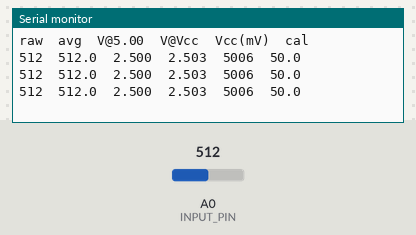
The sketch below on a simulated Arduino Uno, built with avr-gcc and run on an emulated ATmega328P. Parts: the last lines printed to the serial monitor. The test bench sets the inputs (shaded band); at power-on: A0 (INPUT_PIN) = 512.

Above: at 1.2 s.
1.3 s: A0 (INPUT_PIN) set to 716
At 1.9 s:
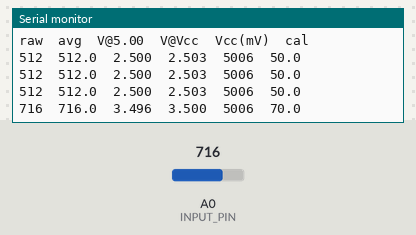
2.8 s: A0 (INPUT_PIN) set to 900
At 3.5 s:
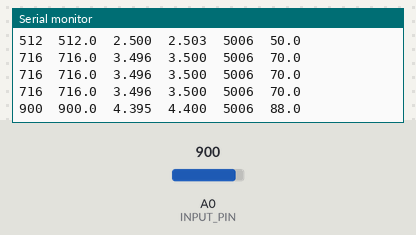
Timing chart, 0 to 5.8 s (numbered marks = the images above; inputs shaded):
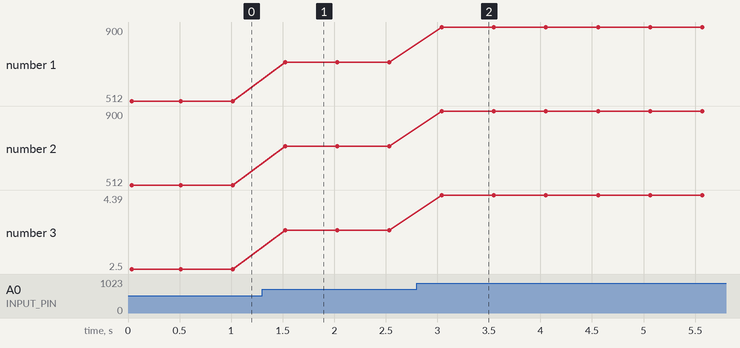

The sketch:

02-adc.ino
```cpp
/*
 * Concepts 2 - ADC: from raw counts to calibrated values
 * ------------------------------------------------------
 * Reads a potentiometer on A0 and prints, twice per second:
 *
 *   raw      one analogRead(), 0..1023
 *   avg      the mean of 16 readings (less noise)
 *   V@5.00   volts, assuming the reference is exactly 5.00 V
 *   V@Vcc    volts, using the supply voltage actually measured (see below)
 *   cal      the average converted to engineering units with a 2-point calibration
 *
 * The Uno's ADC measures relative to its reference, by default the 5 V supply.
 * USB supplies are often 4.7-5.2 V, so "5.00 V" is a guess. On ATmega328P boards
 * this sketch measures the supply by reading the chip's internal ~1.1 V bandgap
 * reference against it. Then the unknown is the bandgap, which is fixed for a
 * given chip, instead of the USB supply, which varies.
 *
 * Wiring: potentiometer outer legs to 5V and GND, wiper (middle) to A0.
 */

const int INPUT_PIN = A0;
const int SAMPLES = 16;                 // readings per average

// Internal bandgap reference in millivolts. Nominally 1100, but it varies by
// about +/-10% between chips. Calibrate once per board (see README), then
// the Vcc measurement is accurate to a few millivolts.
const long BANDGAP_MV = 1100;

// Two-point calibration: two raw readings and the real values they correspond to.
// Replace with your own measurements (see README). Here they make "cal" read in
// percent of the knob's travel: raw 0 = 0 %, raw 1023 = 100 %.
const float RAW_LO = 0.0,    REAL_LO = 0.0;
const float RAW_HI = 1023.0, REAL_HI = 100.0;

// Mean of SAMPLES readings, as a float so the fraction isn't lost.
float readAverage(int pin) {
  long sum = 0;
  for (int i = 0; i < SAMPLES; i++) {
    sum += analogRead(pin);
  }
  return (float)sum / SAMPLES;
}

// Supply voltage in millivolts, measured against the internal bandgap.
long readVccMillivolts() {
#if defined(__AVR_ATmega328P__)
  // Reference = AVcc, input = the 1.1 V bandgap (MUX3..1 = 1110)
  ADMUX = _BV(REFS0) | _BV(MUX3) | _BV(MUX2) | _BV(MUX1);
  delay(2);                             // let the reference settle after switching
  ADCSRA |= _BV(ADSC);                  // start a conversion
  while (bit_is_set(ADCSRA, ADSC)) {}   // wait for it to finish
  long counts = ADC;                    // bandgap as a fraction of Vcc
  // counts = 1.1 V * 1024 / Vcc, so Vcc = 1.1 V * 1024 / counts.
  // analogRead() rewrites ADMUX on its next call, so nothing needs restoring.
  return BANDGAP_MV * 1024L / counts;
#else
  return 5000;                          // other boards: fall back to nominal
#endif
}

// Straight line through (RAW_LO, REAL_LO) and (RAW_HI, REAL_HI).
float calibrate(float raw) {
  return REAL_LO + (raw - RAW_LO) * (REAL_HI - REAL_LO) / (RAW_HI - RAW_LO);
}

void setup() {
  Serial.begin(9600);
  Serial.println("raw\tavg\tV@5.00\tV@Vcc\tVcc(mV)\tcal");
}

void loop() {
  long vcc = readVccMillivolts();
  analogRead(INPUT_PIN);                // discard the first reading after the reference change
  int raw = analogRead(INPUT_PIN);
  float avg = readAverage(INPUT_PIN);

  // The ATmega328P datasheet defines ADC = Vin * 1024 / Vref, so Vin = ADC * Vref / 1024.
  float voltsNominal = avg * 5.00 / 1024.0;
  float voltsMeasured = avg * (vcc / 1000.0) / 1024.0;

  Serial.print(raw);                 Serial.print('\t');
  Serial.print(avg, 1);              Serial.print('\t');
  Serial.print(voltsNominal, 3);     Serial.print('\t');
  Serial.print(voltsMeasured, 3);    Serial.print('\t');
  Serial.print(vcc);                 Serial.print('\t');
  Serial.println(calibrate(avg), 1);
  delay(500);
}
```

Measured:
- after the input at 1.3 s, the serial monitor: prints a new line after 0.22 s (image 1)
- after the input at 2.8 s, the serial monitor: prints a new line after 0.24 s (image 2)
- plotted number 1: 512 → 716 after the input at 1.3 s, 716 → 900 after the input at 2.8 s
- plotted number 2: 512 → 716 after the input at 1.3 s, 716 → 900 after the input at 2.8 s
- plotted number 3: 2.5 → 3.5 after the input at 1.3 s, 3.5 → 4.39 after the input at 2.8 s
